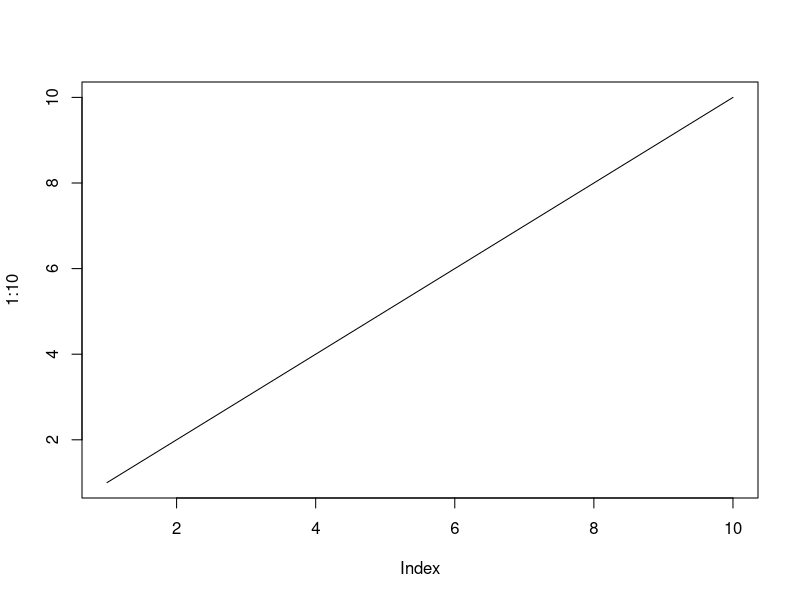
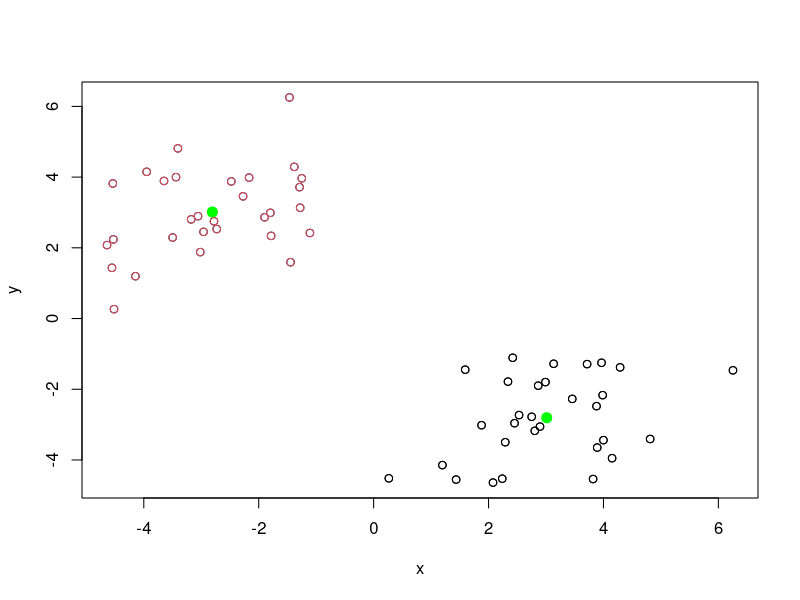
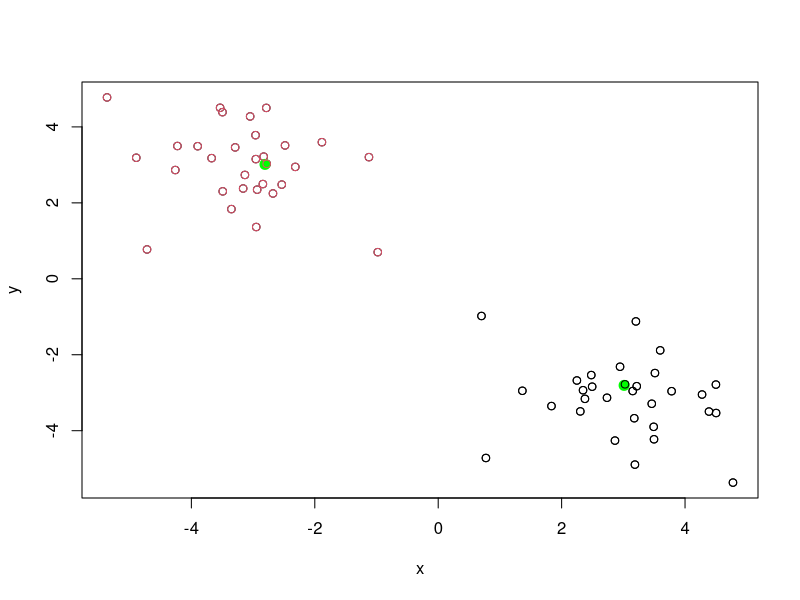
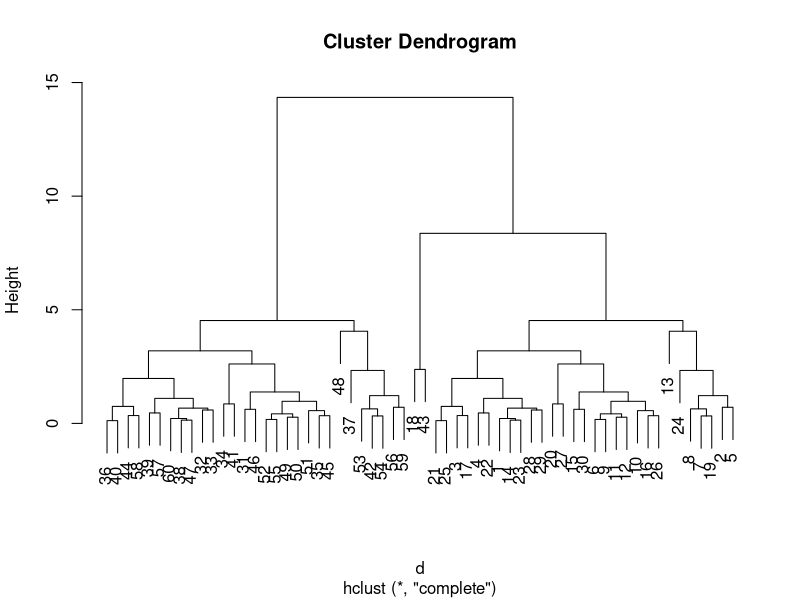
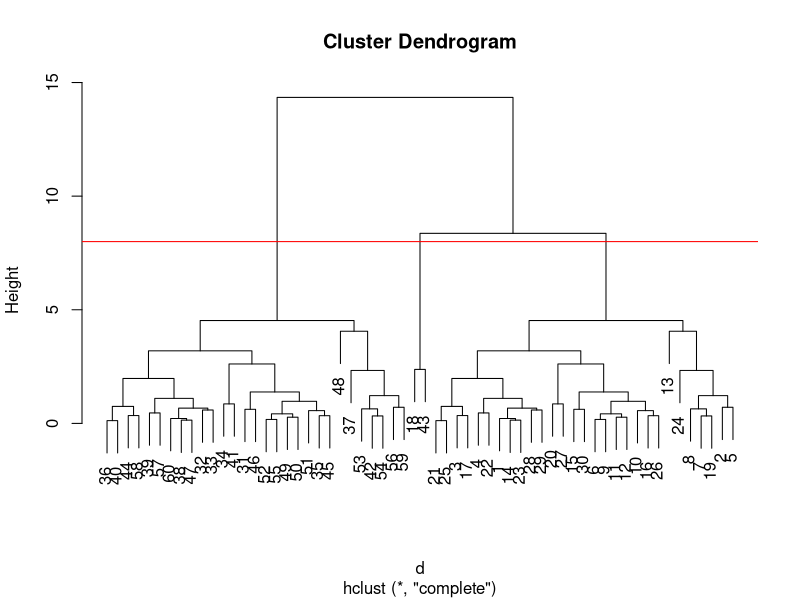

The R source for these figures, in order: (Note: this script raises an error after producing the figures.)
## ---- chunk 1
knitr::opts_chunk$set(echo = TRUE)
## ---- chunk 2
#example in R code
plot(1:10, typ="l")

## ---- chunk 3
# Generate some example data for clustering
tmp <- c(rnorm(30,-3), rnorm(30,3))
x <- cbind(x=tmp, y=rev(tmp))
plot(x)
cl <- kmeans(x,centers = 2,nstart = 20)
cl["cluster"]
points(cl$centers, col = "green", pch = 20, cex = 2)
points(x, col = cl$cluster)
 
## ---- chunk 4
table(cl$cluster)
## ---- chunk 5
# 2nd: 3 cluster centers
tmp <- c(rnorm(30,-3), rnorm(30,3))
x <- cbind(x=tmp, y=rev(tmp))
plot(x)
cl2 <- kmeans(x,centers = 3,nstart = 20)
points(cl$centers, col = "green", pch = 20, cex = 2)
points(x, col = cl$cluster)
 
cl$totss
cl2$totss
## ---- chunk 6
d <- dist(x)
hc <- hclust(d)
plot(hc)
## ---- chunk 7
d <- dist(x)
hc <- hclust(d)
hc
plot(hc) #out = dendrogram; default: method="complete"
abline(h=8,col="red")
cutree(hc,k = 2)
cutree(hc,h = 6)
## ---- chunk 8
plot(x, col=cut_1, pch=20) #plot: two cuts
plot(x, col=cut_2, pch=20) #plot: two cuts
## ---- chunk 9
table(cut_2,col) #number of wrongly assigned group
